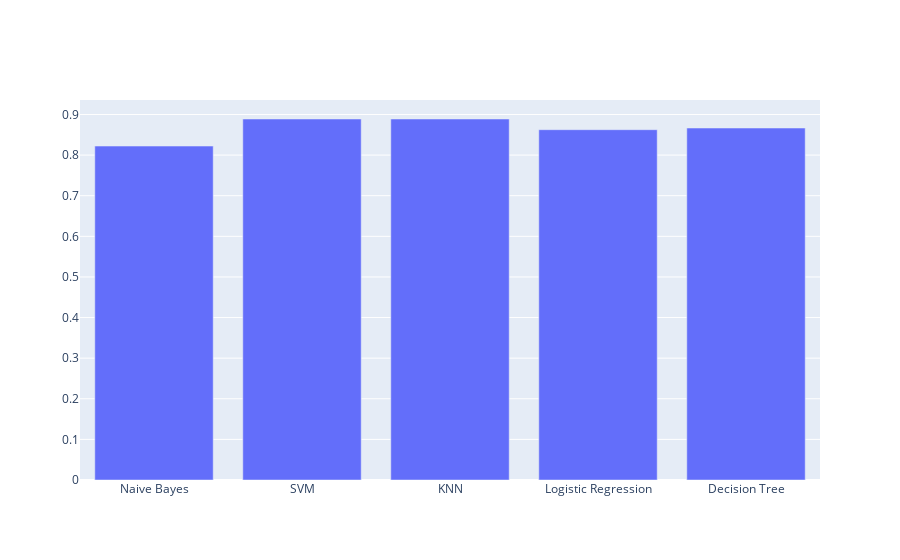

The cell this chart's notebook holds for it:
### Markdown cell above
# Showing the accuracy

### Code cell
import plotly.graph_objects as go
fig = go.Figure()

Algorithms = ['Naive Bayes', 'SVM', 'KNN', 'Logistic Regression',"Decision Tree"]
Accuracy = [Naive_Bayes_Accuracy, SVM_test_accuracy_selected, KNN_Accuracy, log_acc,DT_Accuracy]

# Add bar trace
fig.add_trace(go.Bar(x=Algorithms, y=Accuracy, name='Accuracy'))



fig.show()

### Figure 1 — Plotly figure (JSON) as saved in the notebook; plotly's stock layout.template omitted (floating-point values rounded to 4 significant figures)
{"data": [{"name": "Accuracy", "type": "bar", "x": ["Naive Bayes", "SVM", "KNN", "Logistic Regression", "Decision Tree"], "y": [0.8222, 0.8889, 0.8889, 0.8626, 0.8667]}], "layout": {}}
